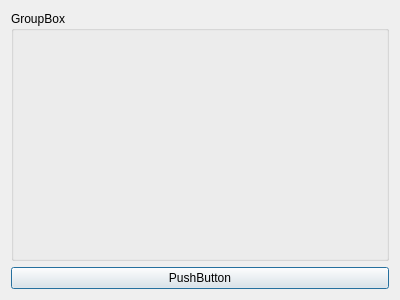
<?xml version="1.0" encoding="UTF-8"?>
<ui version="4.0">
 <class>Dialog</class>
 <widget class="QDialog" name="Dialog">
  <property name="geometry">
   <rect>
    <x>0</x>
    <y>0</y>
    <width>400</width>
    <height>300</height>
   </rect>
  </property>
  <property name="windowTitle">
   <string>Dialog</string>
  </property>
  <layout class="QVBoxLayout" name="verticalLayout">
   <item>
    <widget class="QGroupBox" name="groupBox">
     <property name="title">
      <string>GroupBox</string>
     </property>
    </widget>
   </item>
   <item>
    <widget class="QPushButton" name="pushButton">
     <property name="text">
      <string>PushButton</string>
     </property>
    </widget>
   </item>
  </layout>
 </widget>
 <resources/>
 <connections/>
</ui>
